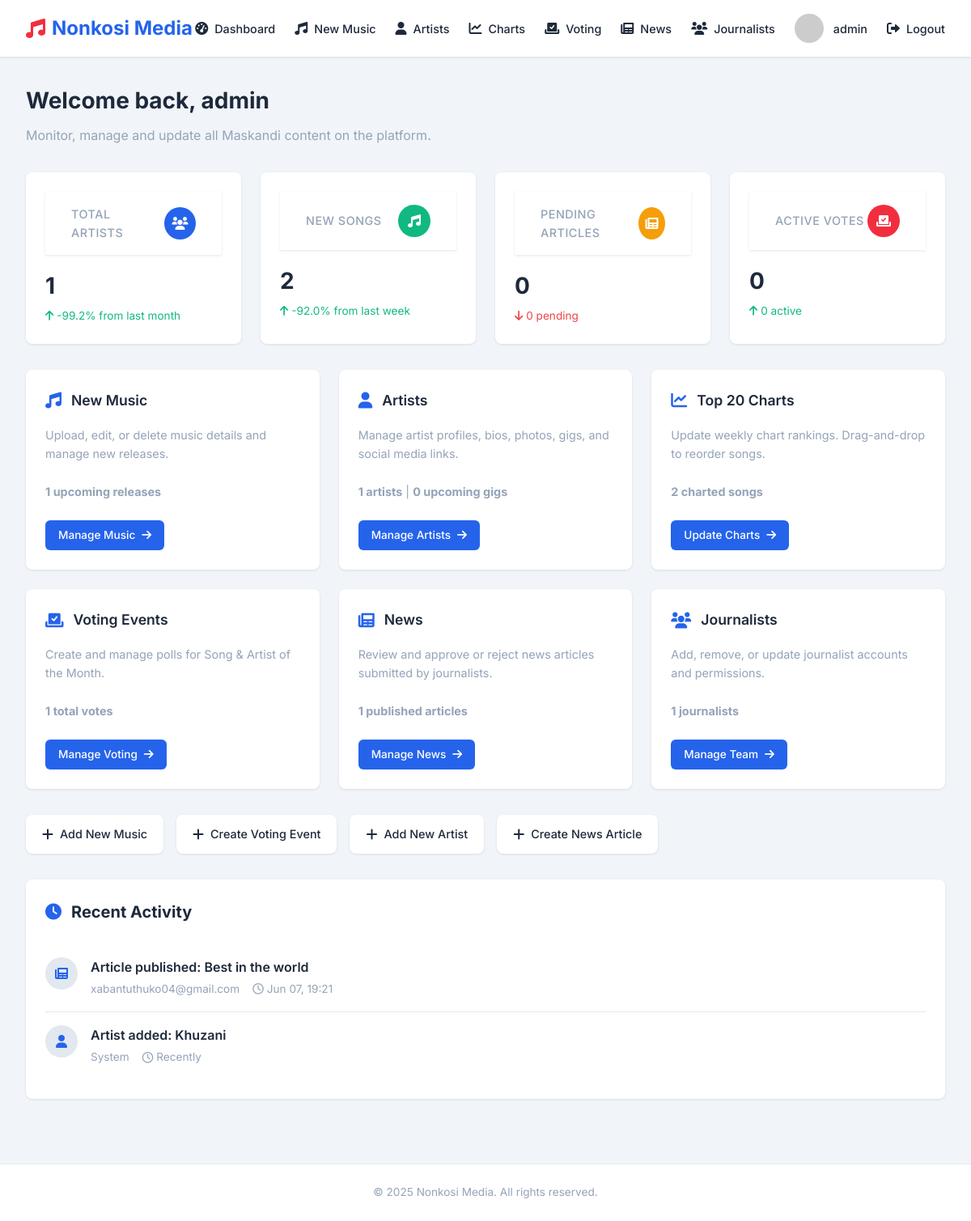
The page /admin (signed in) on the database its author committed.
### app.py (models this page shows, shortened)
class User(db.Model, UserMixin):
    id = db.Column(db.Integer, primary_key=True)
    username = db.Column(db.String(50), unique=True, nullable=False)
    email = db.Column(db.String(120), unique=True, nullable=False)
    password = db.Column(db.String(60), nullable=False)
    role = db.Column(db.String(20), nullable=False, default='user')
    profile_pic = db.Column(db.String(100), nullable=False, default='default.jpg')
    last_seen = db.Column(db.DateTime, default=datetime.utcnow)
    articles = db.relationship('News', backref='author', lazy=True)  # This creates the relationship

### app.py (the view)
@app.route('/admin')
@login_required
def admin_home():
    if current_user.role != 'admin':
        flash('You are not authorized to access this page', 'error')
        return redirect(url_for('home'))
    stats = {
        'total_artists': Artist.query.count(),
        'new_songs': Song.query.filter(Song.release_date >= datetime.utcnow() - timedelta(days=7)).count(),
        'pending_articles': News.query.filter_by(is_published=False).count(),
        'active_votes': VoteEvent.query.filter(VoteEvent.is_active==True, VoteEvent.end_date >= datetime.utcnow()).count(),
        'upcoming_music': UpcomingMusic.query.filter(UpcomingMusic.release_date > datetime.utcnow()).count(),
        'upcoming_gigs': Gig.query.filter(Gig.date >= datetime.utcnow()).count(),
        'charted_songs': Song.query.filter(Song.chart_position != None).count(),
        'total_votes': VoteRecord.query.count(),
        'published_articles': News.query.filter_by(is_published=True).count(),
        'journalists': User.query.filter(User.role.in_(['journalist', 'senior_journalist', 'junior_journalist'])).count()
    }
    return render_template('admin_home.html',
                         recent_activities=get_recent_activities(),
                         stats=stats,
                         datetime=datetime)

### app.py (called while the page is built)
@login_manager.user_loader
def load_user(user_id):
    return User.query.get(int(user_id))

def get_recent_activities():
    activities = []
    recent_news = News.query.order_by(News.date_posted.desc()).limit(3).all()
    for article in recent_news:
        activities.append({
            'icon': 'newspaper',
            'title': f"Article {'published' if article.is_published else 'submitted'}: {article.title}",
            'user': article.author.username,
            'time': article.date_posted.strftime('%b %d, %H:%M')
        })
    recent_artists = Artist.query.order_by(Artist.id.desc()).limit(2).all()
    for artist in recent_artists:
        activities.append({
            'icon': 'user',
            'title': f"Artist added: {artist.name}",
            'user': 'System',
            'time': 'Recently'
        })
    activities.sort(key=lambda x: x.get('timestamp', 0), reverse=True)
    return activities[:5]  # Return only the 5 most recent

@app.context_processor
def inject_datetime():
    return {'datetime': datetime}

### templates/admin_home.html (shortened to what this page needs)
<!DOCTYPE html>
<html lang="en">
<head>
  <link rel="stylesheet" href="https://cdnjs.cloudflare.com/ajax/libs/font-awesome/6.0.0/css/all.min.css">
</head>
<body>
  <header class="header">
    <div class="logo">
      <i class="fas fa-music"></i>
      <span>Nonkosi Media</span>
    </div>
    <nav class="nav-links">
      <a href="#" class="active">
        <i class="fas fa-tachometer-alt"></i>
        <span>Dashboard</span>
      </a>
      <a href="/admin/upcoming_music">
        <i class="fas fa-music"></i>
        <span>New Music</span>
      </a>
      <a href="/admin/artists">
        <i class="fas fa-user"></i>
        <span>Artists</span>
      </a>
      <a href="/admin/charts_manager">
        <i class="fas fa-chart-line"></i>
        <span>Charts</span>
      </a>
      <a href="/admin/voting_events">
        <i class="fas fa-vote-yea"></i>
        <span>Voting</span>
      </a>
      <a href="/admin/news">
        <i class="fas fa-newspaper"></i>
        <span>News</span>
      </a>
      <a href="/admin/manage_journalists">
        <i class="fas fa-users"></i>
        <span>Journalists</span>
      </a>
      <div class="user-profile">
        <img src="https://randomuser.me/api/portraits/men/32.jpg" alt="Admin">
        <span>{{ current_user.username }}</span>
      </div>
      <a href="/logout">
        <i class="fas fa-sign-out-alt"></i>
        <span>Logout</span>
      </a>
    </nav>
  </header>
  <main class="container">
    <div class="welcome-section">
      <h1>Welcome back, {{ current_user.username }}</h1>
      <p>Monitor, manage and update all Maskandi content on the platform.</p>
    </div>
    <div class="stats-grid">
      <div class="stat-card">
        <div class="header">
          <span class="title">Total Artists</span>
          <div class="icon" style="background-color: var(--primary);">
            <i class="fas fa-users"></i>
          </div>
        </div>
        <div class="value">{{ stats.total_artists }}</div>
        <div class="change positive">
          <i class="fas fa-arrow-up"></i>
          <span>{% if stats.total_artists > 0 %}{{ ((stats.total_artists - 130) / 130 * 100)|round(1) }}%{% else %}0%{% endif %} from last month</span>
        </div>
      </div>
      <div class="stat-card">
        <div class="header">
          <span class="title">New Songs</span>
          <div class="icon" style="background-color: var(--success);">
            <i class="fas fa-music"></i>
          </div>
        </div>
        <div class="value">{{ stats.new_songs }}</div>
        <div class="change positive">
          <i class="fas fa-arrow-up"></i>
          <span>{% if stats.new_songs > 0 %}{{ ((stats.new_songs - 25) / 25 * 100)|round(1) }}%{% else %}0%{% endif %} from last week</span>
        </div>
      </div>
      <div class="stat-card">
        <div class="header">
          <span class="title">Pending Articles</span>
          <div class="icon" style="background-color: var(--warning);">
            <i class="fas fa-newspaper"></i>
          </div>
        </div>
        <div class="value">{{ stats.pending_articles }}</div>
        <div class="change negative">
          <i class="fas fa-arrow-down"></i>
          <span>{{ stats.pending_articles }} pending</span>
        </div>
      </div>
      <div class="stat-card">
        <div class="header">
          <span class="title">Active Votes</span>
          <div class="icon" style="background-color: var(--secondary);">
            <i class="fas fa-vote-yea"></i>
          </div>
        </div>
        <div class="value">{{ stats.active_votes }}</div>
        <div class="change positive">
          <i class="fas fa-arrow-up"></i>
          <span>{{ stats.active_votes }} active</span>
        </div>
      </div>
    </div>
    <div class="dashboard-grid">
      <div class="dashboard-card" onclick="window.location.href='/admin/upcoming_music'">
        <h3><i class="fas fa-music"></i> New Music</h3>
        <p>Upload, edit, or delete music details and manage new releases.</p>
        <p><strong>{{ stats.upcoming_music }} upcoming releases</strong></p>
        <a href="/admin/upcoming_music" class="btn">
          <span>Manage Music</span>
          <i class="fas fa-arrow-right"></i>
        </a>
      </div>
      <div class="dashboard-card" onclick="window.location.href='/admin/artists'">
        <h3><i class="fas fa-user"></i> Artists</h3>
        <p>Manage artist profiles, bios, photos, gigs, and social media links.</p>
        <p><strong>{{ stats.total_artists }} artists</strong> | <strong>{{ stats.upcoming_gigs }} upcoming gigs</strong></p>
        <a href="/admin/artists" class="btn">
          <span>Manage Artists</span>
          <i class="fas fa-arrow-right"></i>
        </a>
      </div>
      <div class="dashboard-card" onclick="window.location.href='/admin/charts_manager'">
        <h3><i class="fas fa-chart-line"></i> Top 20 Charts</h3>
        <p>Update weekly chart rankings. Drag-and-drop to reorder songs.</p>
        <p><strong>{{ stats.charted_songs }} charted songs</strong></p>
        <a href="/admin/charts_manager" class="btn">
          <span>Update Charts</span>
          <i class="fas fa-arrow-right"></i>
        </a>
      </div>
      <div class="dashboard-card" onclick="window.location.href='/admin/voting_events'">
        <h3><i class="fas fa-vote-yea"></i> Voting Events</h3>
        <p>Create and manage polls for Song & Artist of the Month.</p>
        <p><strong>{{ stats.total_votes }} total votes</strong></p>
        <a href="/admin/voting_events" class="btn">
          <span>Manage Voting</span>
          <i class="fas fa-arrow-right"></i>
        </a>
      </div>
      <div class="dashboard-card" onclick="window.location.href='/admin/news'">
        <h3><i class="fas fa-newspaper"></i> News</h3>
        <p>Review and approve or reject news articles submitted by journalists.</p>
        <p><strong>{{ stats.published_articles }} published articles</strong></p>
        <a href="/admin/news" class="btn">
                  <span>Manage News</span>
          <i class="fas fa-arrow-right"></i>
        </a>
      </div>
      <div class="dashboard-card" onclick="window.location.href='/admin/manage_journalists'">
        <h3><i class="fas fa-users"></i> Journalists</h3>
        <p>Add, remove, or update journalist accounts and permissions.</p>
        <p><strong>{{ stats.journalists }} journalists</strong></p>
        <a href="/admin/manage_journalists" class="btn">
          <span>Manage Team</span>
          <i class="fas fa-arrow-right"></i>
        </a>
      </div>
    </div>
    <div class="quick-actions">
      <a href="/admin/upcoming_music" class="quick-action-btn">
        <i class="fas fa-plus"></i>
        <span>Add New Music</span>
      </a>
      <a href="/admin/voting_events" class="quick-action-btn">
        <i class="fas fa-plus"></i>
        <span>Create Voting Event</span>
      </a>
      <a href="/admin/artists" class="quick-action-btn">
        <i class="fas fa-plus"></i>
        <span>Add New Artist</span>
      </a>
      <a href="/admin/news" class="quick-action-btn">
        <i class="fas fa-plus"></i>
        <span>Create News Article</span>
      </a>
    </div>
    <div class="recent-activity">
      <h3><i class="fas fa-clock"></i> Recent Activity</h3>
      <ul class="activity-list">
        {% for activity in recent_activities %}
        <li class="activity-item">
          <div class="activity-icon">
            <i class="fas fa-{{ activity.icon }}"></i>
          </div>
          <div class="activity-content">
            <div class="activity-title">{{ activity.title }}</div>
            <div class="activity-meta">
              <span>{{ activity.user }}</span>
              <span class="activity-time">
                <i class="far fa-clock"></i>
                {{ activity.time }}
              </span>
            </div>
          </div>
        </li>
        {% endfor %}
      </ul>
    </div>
  </main>
  <footer>
    <p>© {{ datetime.now().year }} Nonkosi Media. All rights reserved.</p>
  </footer>
</body>
</html>

### rows shown on the page
User: username "admin"
User: title "Article published: Best in the world", user "xabantuthuko04@gmail.com", time "Jun 07, 19:21"

### other values the page prints
{{ stats.total_artists }} "1"
{{ ((stats.total_artists - 130) / 130 * 100)|round(1) }} "-99.2"
{{ stats.new_songs }} "2"
{{ ((stats.new_songs - 25) / 25 * 100)|round(1) }} "-92.0"
{{ stats.pending_articles }} "0"
{{ stats.active_votes }} "0"
{{ stats.upcoming_music }} "1"
{{ stats.upcoming_gigs }} "0"
{{ stats.charted_songs }} "2"
{{ stats.total_votes }} "1"
{{ stats.published_articles }} "1"
{{ stats.journalists }} "1"
{{ activity.title }} "Artist added: Khuzani"
{{ activity.user }} "System"
{{ activity.time }} "Recently"
